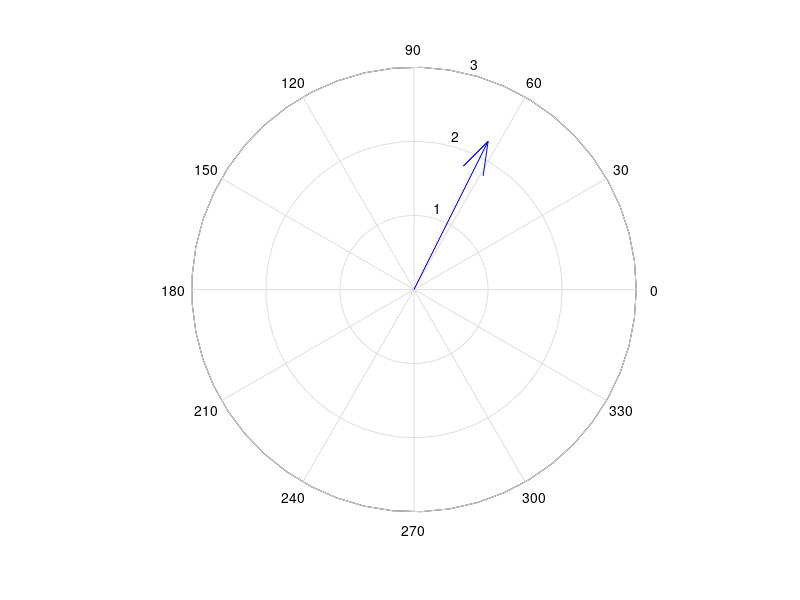

MATLAB code for this plot: (Note: this script raises an error after producing the figure.)
% a2_patterns: a script of patterns
x = 1; a = 2; b = 3; s = 'abc'; st.f = 1; v = [1 2 3];
c1 = char(10);
c2 = ['a' char(10) 'b'];
c3 = char(13);
f1 = feval('sin', 1);
f2 = feval(@sin, 1);
fn = 'sin'; f3 = feval(fn, 1);
e1 = exist('x');
e2 = exist('x', 'var');
i1 = length(v) == 1;
i2 = 1 == length(v);
i3 = length(v) ~= 1;
i4 = numel(v) == 1;
d1 = datestr(now);
d2 = datenum(2020, 1, 1);
d3 = date;
h1 = hist(v);
hist(v)
q1 = quad(@sin, 0, 1);
q2 = quadl(@sin, 0, 1);
q3 = quadv(@sin, 0, 1);
q4 = dblquad(@(x, y) x + y, 0, 1, 0, 1);
q5 = triplequad(@(x, y, z) x + y + z, 0, 1, 0, 1, 0, 1);
compass(1, 2)
in1 = inline('x+1');
fc = fcnchk('x+1');
n1 = str2num('5');
n2 = str2num(s);
s1 = string('abc');
s2 = string(s);
g1 = getfield(st, 'f');
st = setfield(st, 'f', 2);
m1 = ndims(v) == 2;
m2 = length(size(v)) == 2;
l1 = logical(1);
l2 = logical(0);
r1 = repmat(1, 2, 3);
r2 = repmat(true, 2, 3);
r3 = repmat(0, 2, 3);
r4 = repmat(false, 2, 3);
t1 = strcmp(upper(s), upper('ABC'));
t2 = strcmp(lower(s), 'abc');
t3 = strcmpi(upper(s), 'ABC');
k1 = [1];
k2 = [x];
[k3] = size(v);
k4 = [x, a];
k5 = [x,];
k6 = 1,;
k7 = 2,
for (ii = 1:3)
    disp(ii)
end
clear
clear all
clear variables
clear x
load
load a.mat
load('a.mat')
dd = load('a.mat');
eval('x = 1;')
eval(['x = ' '1;'])
eval(['load ' s])
eval(s)
z1 = size(a + b);
z2 = size(a .* b);
z3 = numel(a + b);
z4 = size(a, 1) + b;
ans = 1;
y1 = ans;
global GS
global GS
[1 2]
{1}
v(2);
x;
x + 1;
subsasgn(st, substruct('.', 'f'), 3);
ls1 = sum(v > 1);
disp(sprintf('%d', x))
nw = now;
if x == 1, disp(1), end
if (x == 1) disp(2), end
while (x < 0) x = x + 1; end
fprintf('%s\n', num2str(x));
cc = cellfun(@(c) c, {1}, 'UniformOutput', 0);
xx = x';
yy = isempty(v) == 0;
ss = strrep(s, 'a', 'b');
switch x
    case 1
        disp(1)
    case 1
        disp(2)
end
